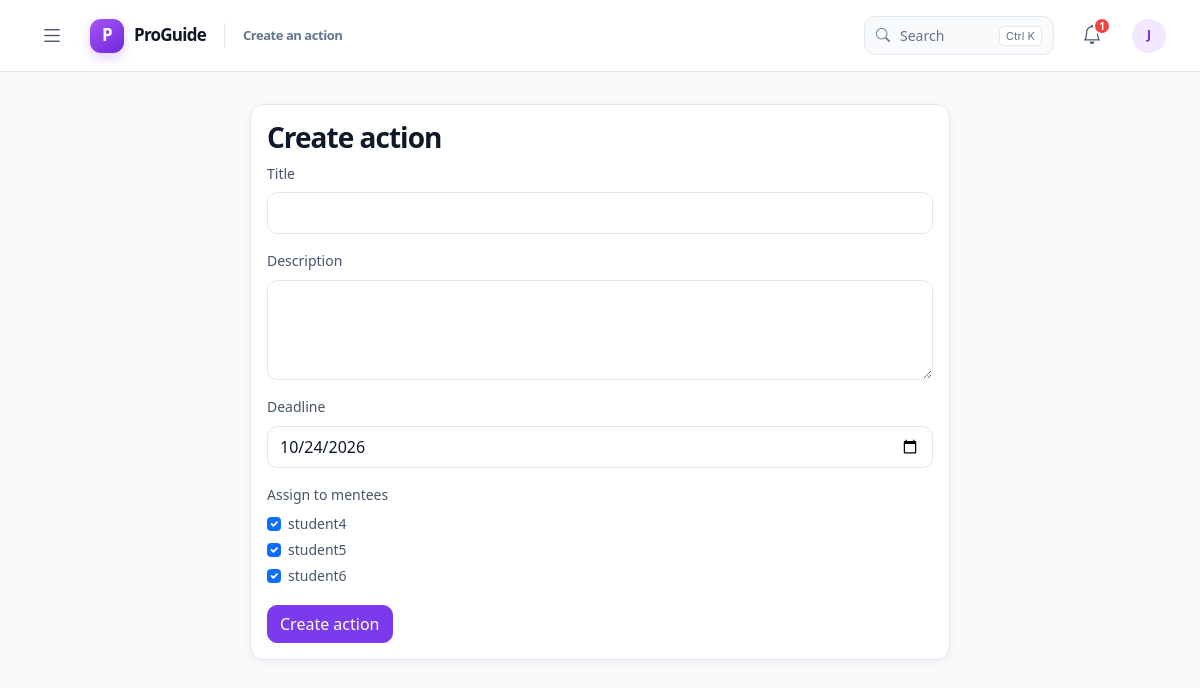
The page /mentor/actions/new (signed in) on the database its author committed.
### app/models.py (models this page shows, shortened)
class User(db.Model, UserMixin):
    __tablename__ = "users"
    id = db.Column(db.Integer, primary_key=True)
    username = db.Column(db.String(80), unique=True, nullable=False)
    full_name = db.Column(db.String(120), nullable=False)
    email = db.Column(db.String(120), unique=True, nullable=True)
    password_hash = db.Column(db.String(255), nullable=False)
    role = db.Column(db.String(20), nullable=False, default="mentee")
    mentor_id = db.Column(db.Integer, db.ForeignKey("users.id"), nullable=True)
    is_active = db.Column(db.Boolean, nullable=False, default=True)
    must_change_password = db.Column(db.Boolean, nullable=False, default=False)
    created_at = db.Column(db.DateTime, default=datetime.utcnow)
    last_login_at = db.Column(db.DateTime, nullable=True)

### app/blueprints/mentor.py (the view, shortened to what this page needs)
@mentor_bp.route("/actions/new", methods=["GET", "POST"])
@role_required("mentor")
def create_action():
    form = ActionForm()
    assigned_mentees = User.query.filter_by(
        role="mentee",
        mentor_id=current_user.id,
        is_active=True,
    ).all()
    return render_template("mentor/action_form.html", form=form, assigned_mentees=assigned_mentees)

### app/forms.py
class ActionForm(FlaskForm):
    title = StringField("Title", validators=[DataRequired(), Length(min=3, max=200)])
    description = TextAreaField("Description", validators=[DataRequired(), Length(min=10, max=2000)])
    deadline = DateField("Deadline", validators=[DataRequired()], default=date.today)
    submit = SubmitField("Create action")

### app/__init__.py (called while the page is built)
@login_manager.user_loader
def load_user(user_id):
    user = db.session.get(User, int(user_id))
    if user is None or not user.is_active:
        return None
    auth_state = db.session.get(UserAuthState, user.id)
    session_version = session.get("auth_session_version")
    if auth_state and session_version is not None and session_version != auth_state.session_version:
        return None
    if auth_state and auth_state.session_version > 1 and session_version is None:
        return None
    return user

### app/security.py (called while the page is built)
def role_required(*roles):
    def decorator(view_func):
        @wraps(view_func)
        def wrapped_view(*args, **kwargs):
            if not current_user.is_authenticated:
                return redirect(url_for("auth.login", next=request.path))
            if current_user.role not in roles:
                abort(403)
            return view_func(*args, **kwargs)
        return wrapped_view
    return decorator

### app/templates/mentor/action_form.html (shortened to what this page needs)
{% extends 'base.html' %}
{% block content %}
<div class="card mx-auto" style="max-width: 700px;">
    <div class="card-body">
        <h3>Create action</h3>
        <form method="post">
            <div class="mb-3">{{ form.title.label(class_='form-label') }} {{ form.title(class_='form-control') }}</div>
            <div class="mb-3">{{ form.description.label(class_='form-label') }} {{ form.description(class_='form-control') }}</div>
            <div class="mb-3">{{ form.deadline.label(class_='form-label') }} {{ form.deadline(class_='form-control') }}</div>
            <div class="mb-3">
                <label class="form-label">Assign to mentees</label>
                {% for mentee in assigned_mentees %}
                <div class="form-check">
                    <input class="form-check-input" type="checkbox" name="mentee_ids" value="{{ mentee.id }}" checked>
                    <label class="form-check-label">{{ mentee.full_name }}</label>
                </div>
                {% endfor %}
            </div>
            {{ form.submit(class_='btn btn-primary') }}
        </form>
    </div>
</div>
{% endblock %}

### app/static/css/theme.css (style rules this page uses)
:root { color-scheme: light; --primary: #7c3aed; --primary-strong: #6d28d9; --secondary: #a855f7; --primary-soft: #f3e8ff; --primary-border: #d8b4fe; --accent: #f59e0b; --success: #22c55e; --warning: #f59e0b; --error: #ef4444; --background: #f8fafc; --surface: #ffffff; --surface-muted: #f1f5f9; --border: #e2e8f0; --heading: #0f172a; --body: #475569; --muted: #64748b; --shadow-sm: 0 2px 8px rgb(15 23 42 / 5%); --shadow-md: 0 14px 35px rgb(15 23 42 / 9%); --radius: 14px; --radius-sm: 10px; --header-height: 72px; font-family: Inter, ui-sans-serif, system-ui, -apple-system, BlinkMacSystemFont, "Segoe UI", sans-serif; }
* { box-sizing: border-box; }
body { min-width: 320px; min-height: 100vh; margin: 0; color: var(--body); background: var(--background); font-size: 14px; line-height: 1.55; -webkit-font-smoothing: antialiased; }
button, input, select, textarea { font: inherit; }
h1, h2, h3, h4, h5, h6 { color: var(--heading); font-weight: 700; letter-spacing: -0.035em; }
.app-main .card, .app-main .table-responsive { border-color: var(--border); border-radius: var(--radius); background-color: var(--surface); color: var(--body); box-shadow: var(--shadow-sm); }
.app-main .form-control, .app-main .form-select { min-height: 42px; border-color: var(--border); border-radius: 10px; color: var(--heading); background-color: var(--surface); }
.app-main textarea.form-control { min-height: 100px; }
.app-main .btn-primary { border-color: var(--primary); border-radius: 10px; background-color: var(--primary); }

### rows shown on the page
User: full_name "student4"
User: full_name "student5"
User: full_name "student6"

### other values the page prints
{{ page_title }} "Create an action"
{{ unread_count }} "1"
